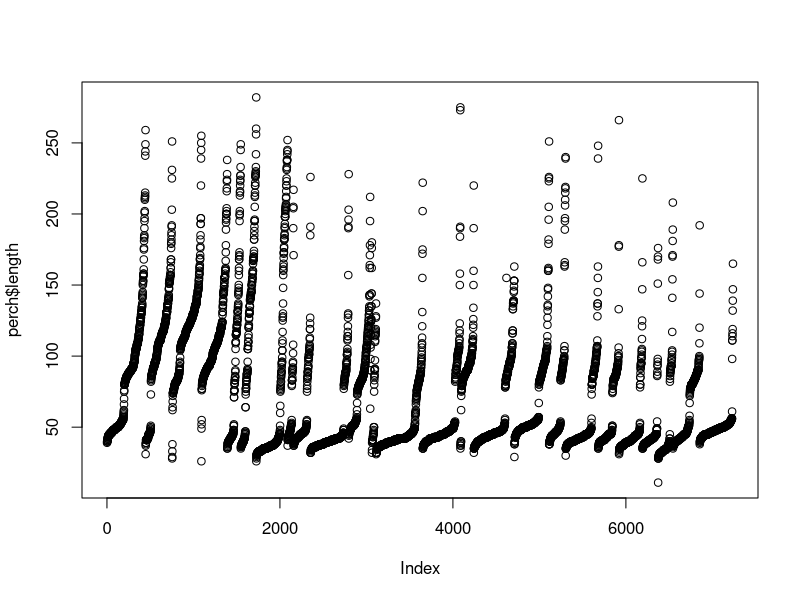
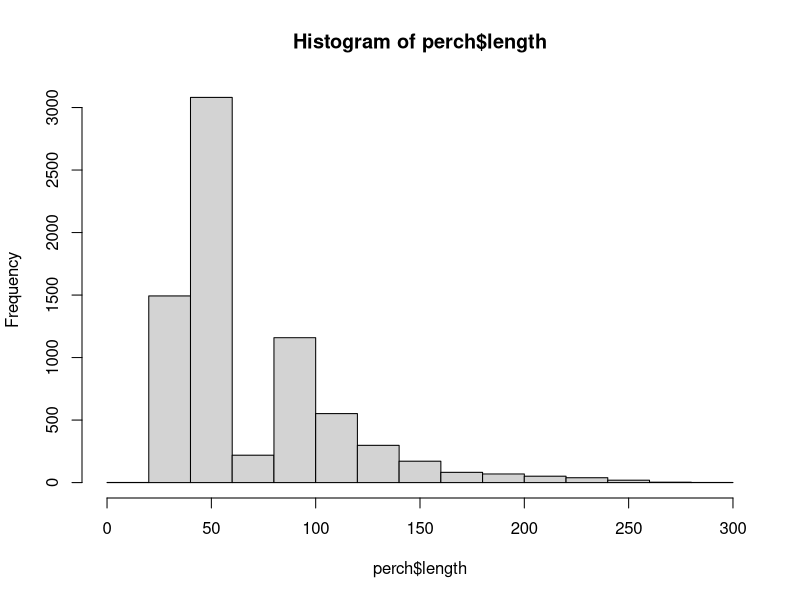
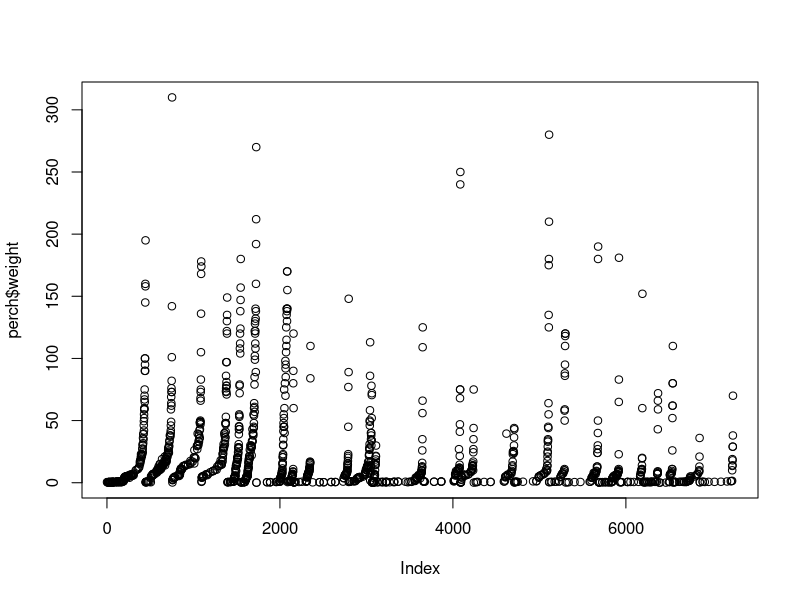
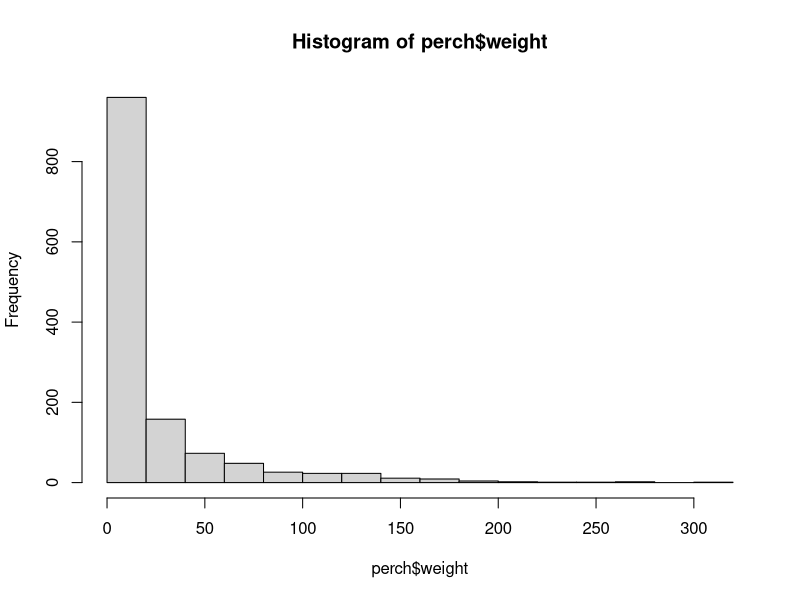
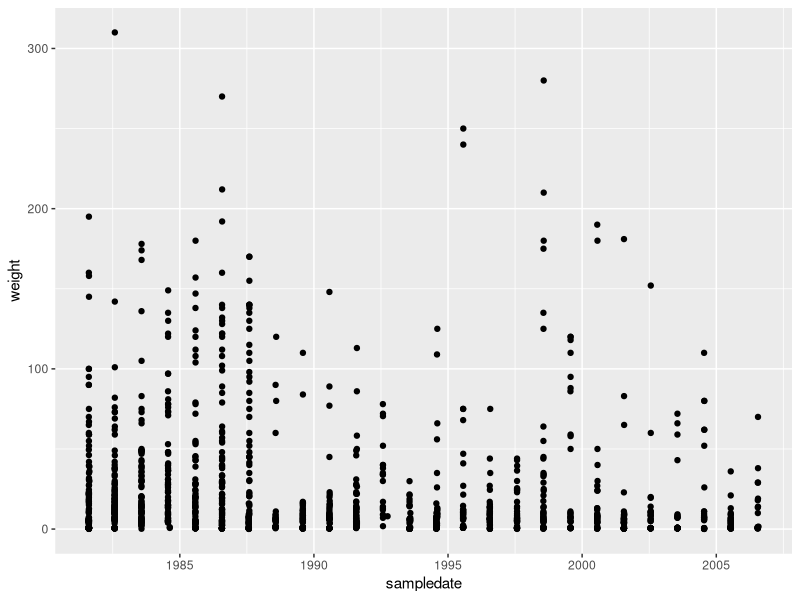
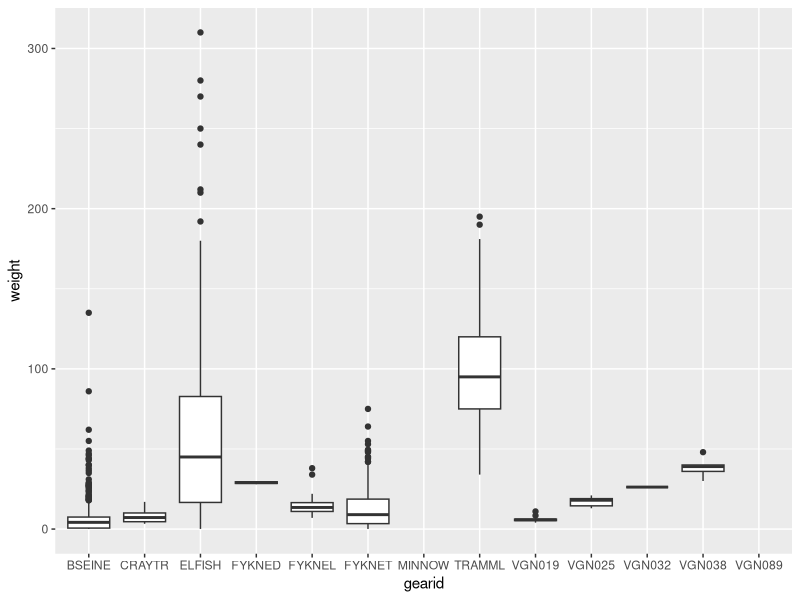
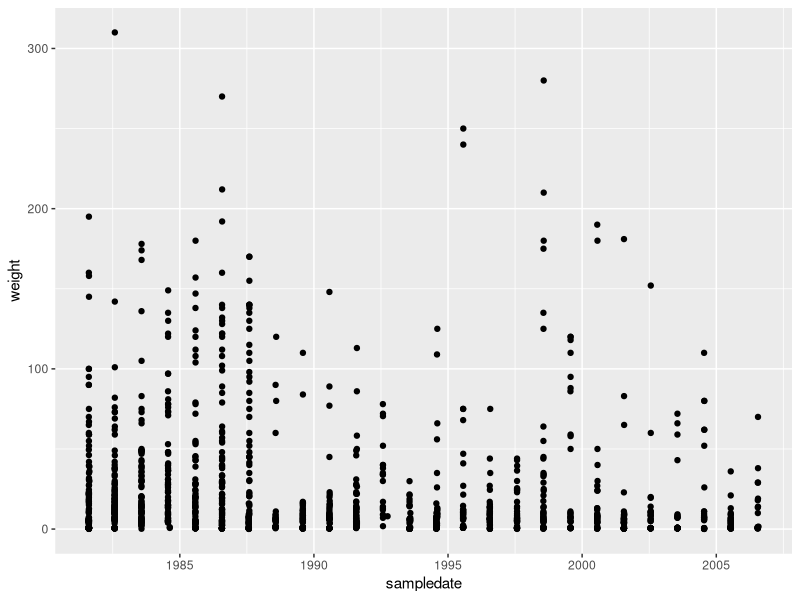
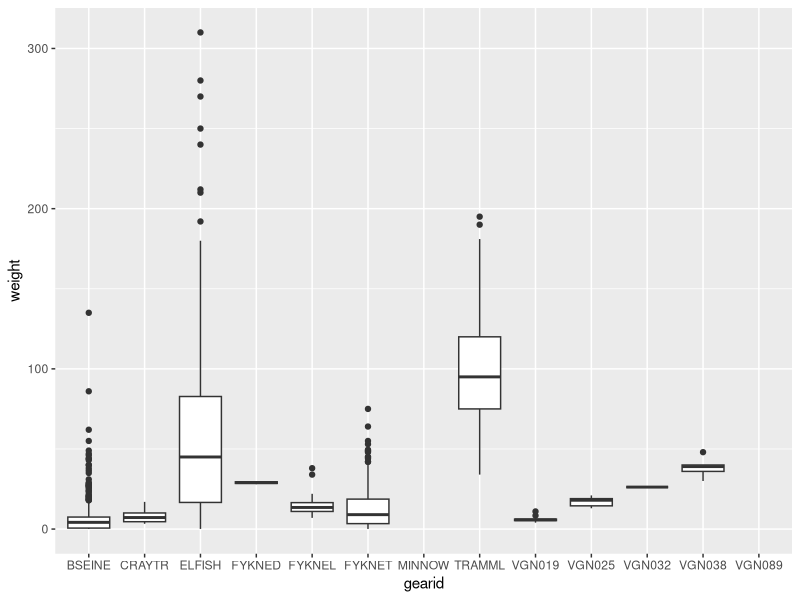

The R source for these figures, in order:
## ---- chunk 1

library(tidyverse)
library(lubridate)
library(ggthemes)
library(gridExtra)

## ---- chunk 2
perch <- read.csv("data/YPerchTL.csv")

# To make things faster just run these lines:
perch$sampledate <- mdy(perch$sampledate)

perch <- perch %>%
  select(-lakeid) %>%
  select(-spname) %>% 
  select(-year4) %>% 
  mutate(year = year(sampledate))

# We just assigned as data 'sampledate' and removed unnecessary columns
# STEP 1, did it load correctly?
head(perch)

# STEP 2: Are the data types right?
sapply(perch, class)

# STEP 3: Check for missing or impossible values
range(perch$sampledate)

range(perch$year)

range(perch$length)
plot(perch$length)
hist(perch$length)

range(perch$weight)

# let's remove those nasty NAs that are messing up our data
range(perch$weight, na.rm = T)
plot(perch$weight)
hist(perch$weight)

# STEP 4: Factor levels
levels(perch$gearid)

# Seems allright
## ---- chunk 3
# This plot should present the weight over time, perhaps sample date such as this one:
perchplot <- ggplot(perch, aes(x=sampledate, y=weight)) + 
  geom_point()

perchplot
## ---- chunk 4
# This plot should present the weight by gear type, such as this one:
perchplot2 <- ggplot(perch, aes(x=gearid, y=weight)) +
  geom_boxplot()

perchplot2
## ---- chunk 5
ggsave("./plots/Figure3.pdf", perchplot, 
       dpi=300, 
       width = 16, height = 18,
       device = "pdf",
       units = "cm",
       useDingbats=FALSE) 

ggsave("./plots/Figure4.pdf", perchplot2, 
       dpi=300, 
       width = 16, height = 18,
       device = "pdf",
       units = "cm",
       useDingbats=FALSE) 


